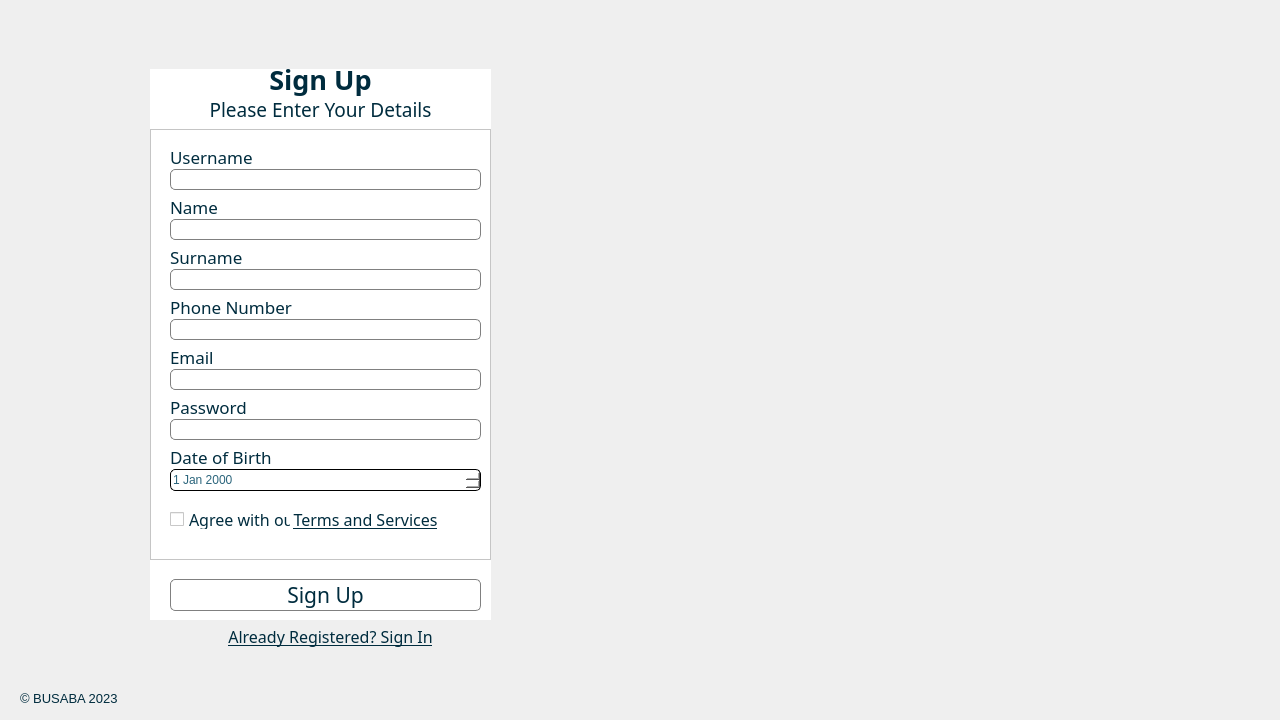
<?xml version="1.0" encoding="UTF-8"?>
<ui version="4.0">
 <class>Form</class>
 <widget class="QWidget" name="Form">
  <property name="geometry">
   <rect>
    <x>0</x>
    <y>0</y>
    <width>1280</width>
    <height>720</height>
   </rect>
  </property>
  <property name="minimumSize">
   <size>
    <width>1280</width>
    <height>720</height>
   </size>
  </property>
  <property name="maximumSize">
   <size>
    <width>1280</width>
    <height>720</height>
   </size>
  </property>
  <property name="windowTitle">
   <string>Form</string>
  </property>
  <widget class="QLabel" name="whiteSpace5">
   <property name="geometry">
    <rect>
     <x>0</x>
     <y>0</y>
     <width>1280</width>
     <height>720</height>
    </rect>
   </property>
   <property name="text">
    <string/>
   </property>
   <property name="pixmap">
    <pixmap>BusabaImages/busaba-Register.png</pixmap>
   </property>
  </widget>
  <widget class="QFrame" name="frame_signup">
   <property name="geometry">
    <rect>
     <x>150</x>
     <y>69</y>
     <width>341</width>
     <height>551</height>
    </rect>
   </property>
   <property name="styleSheet">
    <string notr="true">background: white;</string>
   </property>
   <property name="frameShape">
    <enum>QFrame::NoFrame</enum>
   </property>
   <property name="frameShadow">
    <enum>QFrame::Raised</enum>
   </property>
   <widget class="QLabel" name="label_signUp">
    <property name="geometry">
     <rect>
      <x>0</x>
      <y>-10</y>
      <width>341</width>
      <height>41</height>
     </rect>
    </property>
    <property name="font">
     <font>
      <family>Maragsa</family>
      <pointsize>20</pointsize>
      <weight>75</weight>
      <bold>true</bold>
     </font>
    </property>
    <property name="styleSheet">
     <string notr="true">color: #002c3e</string>
    </property>
    <property name="text">
     <string>Sign Up</string>
    </property>
    <property name="alignment">
     <set>Qt::AlignCenter</set>
    </property>
   </widget>
   <widget class="QLabel" name="label_enterDetails">
    <property name="geometry">
     <rect>
      <x>0</x>
      <y>30</y>
      <width>341</width>
      <height>21</height>
     </rect>
    </property>
    <property name="font">
     <font>
      <family>Maragsa</family>
      <pointsize>14</pointsize>
     </font>
    </property>
    <property name="styleSheet">
     <string notr="true">color: #002c3e;</string>
    </property>
    <property name="text">
     <string>Please Enter Your Details</string>
    </property>
    <property name="alignment">
     <set>Qt::AlignCenter</set>
    </property>
   </widget>
   <widget class="QFrame" name="frame_deatils">
    <property name="geometry">
     <rect>
      <x>0</x>
      <y>60</y>
      <width>341</width>
      <height>431</height>
     </rect>
    </property>
    <property name="frameShape">
     <enum>QFrame::StyledPanel</enum>
    </property>
    <property name="frameShadow">
     <enum>QFrame::Raised</enum>
    </property>
    <widget class="QLabel" name="label_username">
     <property name="geometry">
      <rect>
       <x>20</x>
       <y>20</y>
       <width>301</width>
       <height>16</height>
      </rect>
     </property>
     <property name="font">
      <font>
       <family>Maragsa</family>
       <pointsize>13</pointsize>
      </font>
     </property>
     <property name="styleSheet">
      <string notr="true">color: #002c3e;</string>
     </property>
     <property name="text">
      <string>Username</string>
     </property>
    </widget>
    <widget class="QLabel" name="label_name">
     <property name="geometry">
      <rect>
       <x>20</x>
       <y>70</y>
       <width>311</width>
       <height>16</height>
      </rect>
     </property>
     <property name="font">
      <font>
       <family>Maragsa</family>
       <pointsize>13</pointsize>
      </font>
     </property>
     <property name="styleSheet">
      <string notr="true">color: #002c3e;</string>
     </property>
     <property name="text">
      <string>Name</string>
     </property>
    </widget>
    <widget class="QLabel" name="label_surname">
     <property name="geometry">
      <rect>
       <x>20</x>
       <y>120</y>
       <width>311</width>
       <height>16</height>
      </rect>
     </property>
     <property name="font">
      <font>
       <family>Maragsa</family>
       <pointsize>13</pointsize>
      </font>
     </property>
     <property name="styleSheet">
      <string notr="true">color: #002c3e;</string>
     </property>
     <property name="text">
      <string>Surname</string>
     </property>
    </widget>
    <widget class="QLabel" name="label_phoneNumber">
     <property name="geometry">
      <rect>
       <x>20</x>
       <y>170</y>
       <width>311</width>
       <height>16</height>
      </rect>
     </property>
     <property name="font">
      <font>
       <family>Maragsa</family>
       <pointsize>13</pointsize>
      </font>
     </property>
     <property name="styleSheet">
      <string notr="true">color: #002c3e;</string>
     </property>
     <property name="text">
      <string>Phone Number</string>
     </property>
    </widget>
    <widget class="QLabel" name="label_email">
     <property name="geometry">
      <rect>
       <x>20</x>
       <y>220</y>
       <width>311</width>
       <height>16</height>
      </rect>
     </property>
     <property name="font">
      <font>
       <family>Maragsa</family>
       <pointsize>13</pointsize>
      </font>
     </property>
     <property name="styleSheet">
      <string notr="true">color: #002c3e;</string>
     </property>
     <property name="text">
      <string>Email</string>
     </property>
    </widget>
    <widget class="QLabel" name="label_password">
     <property name="geometry">
      <rect>
       <x>20</x>
       <y>270</y>
       <width>311</width>
       <height>16</height>
      </rect>
     </property>
     <property name="font">
      <font>
       <family>Maragsa</family>
       <pointsize>13</pointsize>
      </font>
     </property>
     <property name="styleSheet">
      <string notr="true">color: #002c3e;</string>
     </property>
     <property name="text">
      <string>Password</string>
     </property>
    </widget>
    <widget class="QLabel" name="label_dateOfBirth">
     <property name="geometry">
      <rect>
       <x>20</x>
       <y>320</y>
       <width>311</width>
       <height>16</height>
      </rect>
     </property>
     <property name="font">
      <font>
       <family>Maragsa</family>
       <pointsize>13</pointsize>
      </font>
     </property>
     <property name="styleSheet">
      <string notr="true">color: #002c3e;</string>
     </property>
     <property name="text">
      <string>Date of Birth</string>
     </property>
    </widget>
    <widget class="QLineEdit" name="lineEdit_username">
     <property name="geometry">
      <rect>
       <x>20</x>
       <y>40</y>
       <width>311</width>
       <height>21</height>
      </rect>
     </property>
     <property name="styleSheet">
      <string notr="true">QLineEdit{
	border: 1px solid gray;
	border-radius: 5px;
	color: red;
}

QLineEdit:focus{
	border: 1.5px solid rgb(0, 17, 34);
}
</string>
     </property>
    </widget>
    <widget class="QLineEdit" name="lineEdit_name">
     <property name="geometry">
      <rect>
       <x>20</x>
       <y>90</y>
       <width>311</width>
       <height>21</height>
      </rect>
     </property>
     <property name="styleSheet">
      <string notr="true">QLineEdit{
	border: 1px solid gray;
	border-radius: 5px;
	color: red;
}

QLineEdit:focus{
	border: 1.5px solid rgb(0, 17, 34);
}
</string>
     </property>
    </widget>
    <widget class="QLineEdit" name="lineEdit_surname">
     <property name="geometry">
      <rect>
       <x>20</x>
       <y>140</y>
       <width>311</width>
       <height>21</height>
      </rect>
     </property>
     <property name="styleSheet">
      <string notr="true">QLineEdit{
	border: 1px solid gray;
	border-radius: 5px;
	color: red;
}

QLineEdit:focus{
	border: 1.5px solid rgb(0, 17, 34);
}
</string>
     </property>
    </widget>
    <widget class="QLineEdit" name="lineEdit_phoneNumber">
     <property name="geometry">
      <rect>
       <x>20</x>
       <y>190</y>
       <width>311</width>
       <height>21</height>
      </rect>
     </property>
     <property name="styleSheet">
      <string notr="true">QLineEdit{
	border: 1px solid gray;
	border-radius: 5px;
	color: red;
}

QLineEdit:focus{
	border: 1.5px solid rgb(0, 17, 34);
}
</string>
     </property>
    </widget>
    <widget class="QLineEdit" name="lineEdit_email">
     <property name="geometry">
      <rect>
       <x>20</x>
       <y>240</y>
       <width>311</width>
       <height>21</height>
      </rect>
     </property>
     <property name="styleSheet">
      <string notr="true">QLineEdit{
	border: 1px solid gray;
	border-radius: 5px;
	color: red;
}

QLineEdit:focus{
	border: 1.5px solid rgb(0, 17, 34);
}
</string>
     </property>
    </widget>
    <widget class="QLineEdit" name="lineEdit_password">
     <property name="geometry">
      <rect>
       <x>20</x>
       <y>290</y>
       <width>311</width>
       <height>21</height>
      </rect>
     </property>
     <property name="styleSheet">
      <string notr="true">QLineEdit{
	border: 1px solid gray;
	border-radius: 5px;
	color: red;
}

QLineEdit:focus{
	border: 1.5px solid rgb(0, 17, 34);
}
</string>
     </property>
     <property name="echoMode">
      <enum>QLineEdit::Password</enum>
     </property>
    </widget>
    <widget class="QDateEdit" name="dateEdit_dateOfBirth">
     <property name="geometry">
      <rect>
       <x>20</x>
       <y>340</y>
       <width>311</width>
       <height>22</height>
      </rect>
     </property>
     <property name="styleSheet">
      <string notr="true">color: #2B657C;
background-color: white;
border: 1px solid black; 
border-radius: 5px;

</string>
     </property>
    </widget>
    <widget class="QCheckBox" name="checkBox_agreeOurTerms">
     <property name="geometry">
      <rect>
       <x>20</x>
       <y>380</y>
       <width>141</width>
       <height>20</height>
      </rect>
     </property>
     <property name="font">
      <font>
       <family>Maragsa</family>
       <pointsize>12</pointsize>
      </font>
     </property>
     <property name="styleSheet">
      <string notr="true">color: #002c3e;</string>
     </property>
     <property name="text">
      <string>Agree with our</string>
     </property>
    </widget>
    <widget class="QPushButton" name="pushButton_termsAndServices">
     <property name="geometry">
      <rect>
       <x>140</x>
       <y>380</y>
       <width>151</width>
       <height>21</height>
      </rect>
     </property>
     <property name="font">
      <font>
       <family>Maragsa</family>
       <pointsize>12</pointsize>
       <underline>true</underline>
      </font>
     </property>
     <property name="cursor">
      <cursorShape>PointingHandCursor</cursorShape>
     </property>
     <property name="styleSheet">
      <string notr="true">color: #002c3e;
border-style: none;</string>
     </property>
     <property name="text">
      <string>Terms and Services</string>
     </property>
    </widget>
   </widget>
   <widget class="QPushButton" name="pushButton_SignUp">
    <property name="geometry">
     <rect>
      <x>20</x>
      <y>510</y>
      <width>311</width>
      <height>32</height>
     </rect>
    </property>
    <property name="font">
     <font>
      <family>Maragsa</family>
      <pointsize>16</pointsize>
     </font>
    </property>
    <property name="cursor">
     <cursorShape>PointingHandCursor</cursorShape>
    </property>
    <property name="styleSheet">
     <string notr="true">QPushButton{
	border: 1px solid gray;
	border-radius: 5px;
	color: #002c3e;
}

QPushButton:focus{
	border: 1.5px solid rgb(0, 17, 34);
}

QPushButton:hover{
	
	background-color: rgb(0, 17, 34);
	color: rgb(255, 255, 255);
}
</string>
    </property>
    <property name="text">
     <string>Sign Up</string>
    </property>
   </widget>
   <zorder>label_enterDetails</zorder>
   <zorder>frame_deatils</zorder>
   <zorder>label_signUp</zorder>
   <zorder>pushButton_SignUp</zorder>
  </widget>
  <widget class="QLabel" name="whiteSpace1">
   <property name="geometry">
    <rect>
     <x>490</x>
     <y>180</y>
     <width>41</width>
     <height>301</height>
    </rect>
   </property>
   <property name="text">
    <string/>
   </property>
   <property name="pixmap">
    <pixmap>BusabaImages/White.png</pixmap>
   </property>
  </widget>
  <widget class="QLabel" name="whitespace2">
   <property name="geometry">
    <rect>
     <x>490</x>
     <y>430</y>
     <width>58</width>
     <height>201</height>
    </rect>
   </property>
   <property name="text">
    <string/>
   </property>
   <property name="pixmap">
    <pixmap>BusabaImages/White.png</pixmap>
   </property>
  </widget>
  <widget class="QLabel" name="whitespace3">
   <property name="geometry">
    <rect>
     <x>480</x>
     <y>180</y>
     <width>58</width>
     <height>201</height>
    </rect>
   </property>
   <property name="text">
    <string/>
   </property>
   <property name="pixmap">
    <pixmap>BusabaImages/White.png</pixmap>
   </property>
  </widget>
  <widget class="QLabel" name="whitespace4">
   <property name="geometry">
    <rect>
     <x>460</x>
     <y>220</y>
     <width>58</width>
     <height>201</height>
    </rect>
   </property>
   <property name="text">
    <string/>
   </property>
   <property name="pixmap">
    <pixmap>BusabaImages/White.png</pixmap>
   </property>
  </widget>
  <widget class="QLabel" name="whitespace6">
   <property name="geometry">
    <rect>
     <x>20</x>
     <y>630</y>
     <width>401</width>
     <height>81</height>
    </rect>
   </property>
   <property name="text">
    <string/>
   </property>
   <property name="pixmap">
    <pixmap>BusabaImages/White2.png</pixmap>
   </property>
  </widget>
  <widget class="QPushButton" name="pushButton_gotoSignIn">
   <property name="geometry">
    <rect>
     <x>210</x>
     <y>620</y>
     <width>241</width>
     <height>32</height>
    </rect>
   </property>
   <property name="font">
    <font>
     <family>Maragsa</family>
     <pointsize>12</pointsize>
     <underline>true</underline>
    </font>
   </property>
   <property name="cursor">
    <cursorShape>PointingHandCursor</cursorShape>
   </property>
   <property name="styleSheet">
    <string notr="true">color: #002c3e;
border-style: none;</string>
   </property>
   <property name="text">
    <string>Already Registered? Sign In</string>
   </property>
  </widget>
  <widget class="QLabel" name="label_busabaCopyright">
   <property name="geometry">
    <rect>
     <x>20</x>
     <y>690</y>
     <width>121</width>
     <height>16</height>
    </rect>
   </property>
   <property name="font">
    <font>
     <family>Arial</family>
     <pointsize>10</pointsize>
     <weight>50</weight>
     <bold>false</bold>
    </font>
   </property>
   <property name="styleSheet">
    <string notr="true">color: #002c3e;</string>
   </property>
   <property name="text">
    <string>© BUSABA 2023</string>
   </property>
  </widget>
  <widget class="QLabel" name="whitespace7">
   <property name="geometry">
    <rect>
     <x>210</x>
     <y>30</y>
     <width>221</width>
     <height>121</height>
    </rect>
   </property>
   <property name="text">
    <string/>
   </property>
   <property name="pixmap">
    <pixmap>BusabaImages/White2.png</pixmap>
   </property>
  </widget>
  <zorder>whiteSpace5</zorder>
  <zorder>whitespace7</zorder>
  <zorder>whitespace3</zorder>
  <zorder>whiteSpace1</zorder>
  <zorder>whitespace2</zorder>
  <zorder>whitespace4</zorder>
  <zorder>frame_signup</zorder>
  <zorder>whitespace6</zorder>
  <zorder>pushButton_gotoSignIn</zorder>
  <zorder>label_busabaCopyright</zorder>
 </widget>
 <resources/>
 <connections/>
</ui>
